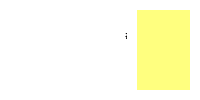
         <widget class="QWidget" name="widget2" native="true">
          <property name="maximumSize">
           <size>
            <width>753</width>
            <height>197</height>
           </size>
          </property>
          <property name="styleSheet">
           <string notr="true">background-color: rgb(255, 255, 255);</string>
          </property>
          <layout class="QHBoxLayout" name="horizontalLayout_2">
           <property name="spacing">
            <number>10</number>
           </property>
           <property name="leftMargin">
            <number>10</number>
           </property>
           <property name="topMargin">
            <number>10</number>
           </property>
           <property name="rightMargin">
            <number>10</number>
           </property>
           <property name="bottomMargin">
            <number>10</number>
           </property>
           <item>
            <widget class="QWidget" name="logoWidget" native="true">
             <property name="maximumSize">
              <size>
               <width>192</width>
               <height>192</height>
              </size>
             </property>
             <property name="styleSheet">
              <string notr="true">background-color: rgb(255, 255, 255);
gridline-color: rgb(0, 0, 0);
border-color: rgb(0, 0, 0);</string>
             </property>
             <widget class="QLabel" name="logoImage">
              <property name="geometry">
               <rect>
                <x>10</x>
                <y>10</y>
                <width>171</width>
                <height>161</height>
               </rect>
              </property>
              <property name="text">
               <string/>
              </property>
              <property name="pixmap">
               <pixmap>../../Downloads/OFWTSMPC (1).png</pixmap>
              </property>
              <property name="scaledContents">
               <bool>true</bool>
              </property>
             </widget>
            </widget>
           </item>
           <item>
            <widget class="QWidget" name="headingWidget" native="true">
             <widget class="QLabel" name="label">
              <property name="geometry">
               <rect>
                <x>10</x>
                <y>10</y>
                <width>311</width>
                <height>161</height>
               </rect>
              </property>
              <property name="font">
               <font>
                <weight>75</weight>
                <bold>true</bold>
               </font>
              </property>
              <property name="text">
               <string>&lt;html&gt;&lt;head/&gt;&lt;body&gt;&lt;p align=&quot;center&quot;&gt;&lt;span style=&quot; font-size:9pt;&quot;&gt;#34 LegendSt. Village East Cainta, Rizal&lt;/span&gt;&lt;/p&gt;&lt;p align=&quot;center&quot;&gt;&lt;span style=&quot; font-size:9pt;&quot;&gt;(02) 8400-8066 / (02) 8470-7475&lt;/span&gt;&lt;/p&gt;&lt;p align=&quot;center&quot;&gt;&lt;span style=&quot; font-size:9pt;&quot;&gt;09171829430 / 09985609443&lt;/span&gt;&lt;/p&gt;&lt;p align=&quot;center&quot;&gt;&lt;span style=&quot; font-size:9pt;&quot;&gt;ofw.transport.cooperative@gmail.com &lt;/span&gt;&lt;/p&gt;&lt;p align=&quot;center&quot;&gt;&lt;span style=&quot; font-size:9pt;&quot;&gt;Registration No.: 9520-16021151&lt;/span&gt;&lt;/p&gt;&lt;p align=&quot;center&quot;&gt;&lt;span style=&quot; font-size:9pt;&quot;&gt;Ammendment No.:9520-16021151-5&lt;/span&gt;&lt;/p&gt;&lt;/body&gt;&lt;/html&gt;</string>
              </property>
             </widget>
            </widget>
           </item>
           <item>
            <widget class="QWidget" name="uploadImgWidget" native="true">
             <property name="maximumSize">
              <size>
               <width>192</width>
               <height>192</height>
              </size>
             </property>
             <property name="styleSheet">
              <string notr="true">background-color: rgb(255, 255, 127);</string>
             </property>
             <widget class="QLabel" name="imgLabel">
              <property name="geometry">
               <rect>
                <x>80</x>
                <y>80</y>
                <width>31</width>
                <height>16</height>
               </rect>
              </property>
              <property name="font">
               <font>
                <pointsize>10</pointsize>
                <weight>75</weight>
                <bold>true</bold>
               </font>
              </property>
              <property name="text">
               <string>2 x 2</string>
              </property>
             </widget>
            </widget>
           </item>
          </layout>
         </widget>
